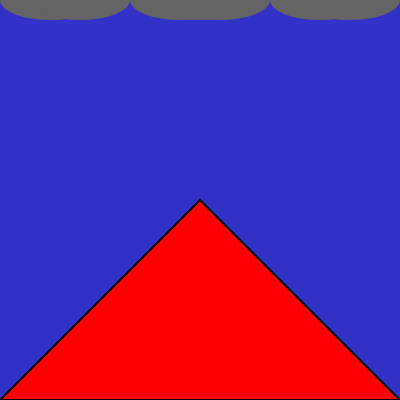
Frame 1 (no input)
Frame 60 (no input): identical to frame 1, image omitted
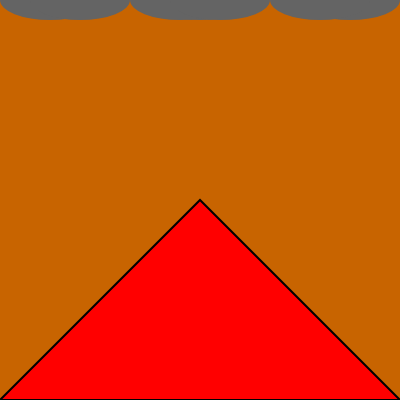
Frame 120 (the mouse pressed at the canvas centre since frame 60)

The p5.js sketch that drew these frames (run headless with seeded random() and noise() and a simulated clock; from frame 60 on, the mouse is pressed at the canvas centre):

// p5.js sketch
// ── sketch.js
//Jason Foster//
//snow falling//
//press mouse to change backdrop//
//press key to make it snow//
let snow=[];
let snowy=[];
let sty=0;
let backdrops=[];
let backdropIndex=0;
let falling=false;
let yd=10;
let ysh=10;
let snowheight;
function setup() {
  createCanvas(400, 400);
  backdrops[0]=color(50,50,200);
  backdrops[1]=color(200,100,0);
  backdrops[2]=color(0,0,0);
}

function draw() {
  background(backdrops[backdropIndex]);
  //mountain//
  fill(255,0,0);
  strokeWeight(2);
triangle(0,400,200,200,400,400);
strokeWeight(0);
  //snow//
  if (falling) {
    for (let s = 0; s < snow.length; s++) {
      let stx=snow[s];
      let ydiff=snowy[s];
      let y=sty-ydiff;
      let ex=random(stx+ysh,stx-ysh);
      let ey=random(y+ysh,y-ysh);
     fill(255,255,255);
     circle(ex,ey,20);
    
     }
     sty++;
   }
  if (sty>=height+snowheight) {
    falling=false;
    sty=0;
    snow=[];
    snowy=[];
  }
 //clouds//
fill(100,100,100);
  ellipse(50,0,100,40,);
  ellipse(350,0,100,40);
  ellipse(80,0,100,40);
  ellipse(320,0,100,40);
  ellipse(200,0,100,40);
  ellipse(180,0,100,40);
  ellipse(220,0,100,40);
}

function mousePressed(){
  backdropIndex=backdropIndex+1;
  if (backdropIndex>=backdrops.length) {
    backdropIndex=0;
  }
}

function keyPressed(){
  for (let s = 0; s < 10; s++) {
    snow.push(random(10,390));
    snowy.push(random(sty,sty+yd));
  }
  falling=true;
  snowheight=sty+yd;
}
